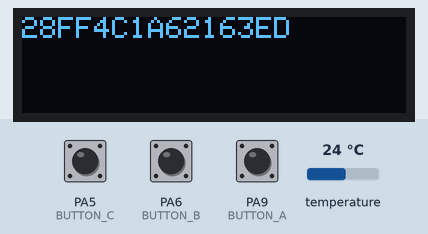
The sketch below on a simulated STM32 Blue Pill. On the bench: 128×32 one-colour display. The test bench sets the inputs (shaded band); at power-on: temperature 24 °C, PA5 (BUTTON_C) HIGH, PA6 (BUTTON_B) HIGH, PA9 (BUTTON_A) HIGH. The display library's start-up logo is not drawn; what the sketch prints to the serial monitor is not drawn.

Above: at 2.1 s.
At 4.9 s:
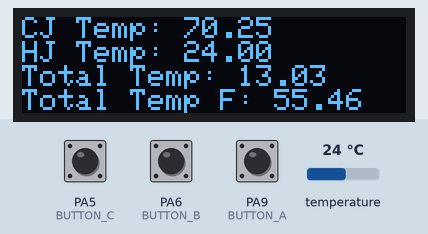
5.0 s: temperature set to 28 °C
At 7.2 s:
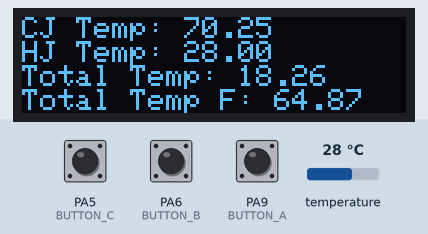
8.0 s: PA5 (BUTTON_C) pulled LOW for 2.55 s
At 12.1 s:
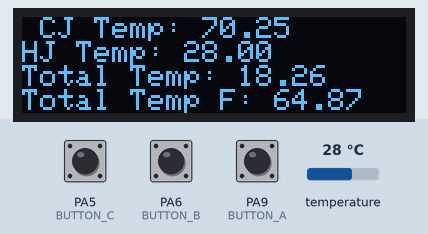
14.7 s: PA6 (BUTTON_B) pulled LOW for 2.55 s
21.3 s: PA9 (BUTTON_A) pulled LOW for 2.55 s
28.0 s: temperature set to 7 °C
At 31.9 s:
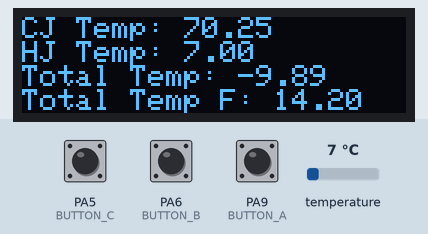
32.4 s: temperature set to 10 °C
At 36.8 s:
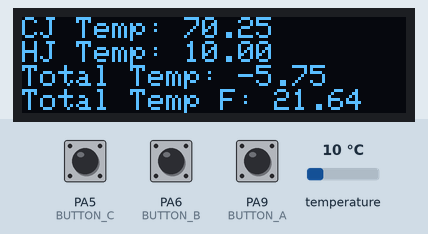
Timing chart, 0 to 37.9 s (numbered marks = the images above; inputs shaded):
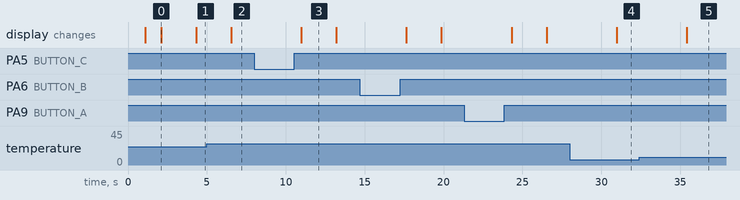

Measured:
- after the input at 5.0 s, the display: changes after 1.5 s (image 2)
- after the input at 8.0 s, the display: changes after 3.0 s (image 3)
- after the input at 28.0 s, the display: changes after 3.0 s (image 4)
- after the input at 32.4 s, the display: changes after 3.0 s (image 5)
- what the display in image 0 shows lasts 2.2 s, from 2.1 s to 4.3 s

The sketch:

Thermocouple_reader.ino
```cpp
#include <SPI.h>
#include <Wire.h>
#include <Adafruit_GFX.h>
#include <Adafruit_SSD1306.h>
#include <OneWire.h>

Adafruit_SSD1306 display = Adafruit_SSD1306();
OneWire maxim1(19); // 5th pin from the top left down
byte addr[]={0,0,0,0,0,0,0,0}; // the address of the 1wire device
byte present = 0; // whether a device exists ( is address worth checking)
volatile uint8_t i2c_regs[] =
{
  0xfa,  // 00- arrays are 0 indexed
  0x21,  // 01- bit 5 indicates a device is present, bit one is the address CRC check
  0x02,  // 02- address family code (LSb)
  0x01,  // 03- address 48-bit serial number
  0x01,  // 04- address 48-bit serial number
  0x01,  // 05- address 48-bit serial number
  0x01,  // 06- address 48-bit serial number
  0x01,  // 07- address 48-bit serial number
  0x01,  // 08- address 48-bit serial number
  0x01,  // 09- address 8-bit CRC (MSb)
  0x01,  // 10- local comp of address CRC
  0x01,  // 11- scratchpad cold-junct-comp thermo T lsb  byte0
  0x01,  // 12- scratchpad
  0x01,  // 13- scratchpad
  0x01,  // 14- scratchpad
  0x01,  // 15- scratchpad config register
  0x01,  // 16- scratchpad ffh
  0x01,  // 17- scratchpad ffh
  0x01,  // 18- scratchpad ffh
  0x01,  // 19- scratchpad CRC
  0x01,  // 20- local comp of scratchpad CRC
  0x01,  // 21- CJC THERMO T byte1, divisor 16
  0x01,  // 22- CJC THERMO T byte2
  0x01,  // 23- CJ Temp byte1  divisor 256
  0x01,  // 24- CJ Temp byte2
  0x01,  // 25- corrected Temp byte 1, divisor 16
  0x01,  // 26- corrected temp byte 2
  0x01,  // 27- setpoint byte 1, divisor 16
  0x90,   // 28- setpoint byte 2
  0x01
}; // not sure if those hex numbers mean anything
const byte reg_size = sizeof(i2c_regs);
const float coeffmVperC[] = {0E0, 0.387481063640E-1, 0.332922278800E-4, 0.206182434040E-6 , -0.21882256846E-8, 0.109968809280E-10, -0.30815758720E-13, 0.454791352900E-16, -0.27512901673E-19};
const float coeffCpermV[] = {0E0, 2.592800E1, -7.602961E-1, 4.637791E-2, -2.165394E-3, 6.048144E-5, -7.293422E-7, 0E0};
uint16_t cjTemp, hjTemp;
float cjTemp_fl, hjTemp_fl,totTemp_fl,cjmV, hjmV,totmV;

#if defined(ESP8266)
  #define BUTTON_A 0
  #define BUTTON_B 16
  #define BUTTON_C 2
  #define LED      0
#elif defined(ESP32)
  #define BUTTON_A 15
  #define BUTTON_B 32
  #define BUTTON_C 14
  #define LED      13
#elif defined(ARDUINO_STM32F2_FEATHER)
  #define BUTTON_A PA15
  #define BUTTON_B PC7
  #define BUTTON_C PC5
  #define LED PB5
#elif defined(TEENSYDUINO)
  #define BUTTON_A 4
  #define BUTTON_B 3
  #define BUTTON_C 8
  #define LED 13
#elif defined(ARDUINO_FEATHER52)
  #define BUTTON_A 31
  #define BUTTON_B 30
  #define BUTTON_C 27
  #define LED 17
#else // 32u4, M0, and 328p
  #define BUTTON_A 9
  #define BUTTON_B 6
  #define BUTTON_C 5
  #define LED      13
#endif

#if (SSD1306_LCDHEIGHT != 32)
 #error("Height incorrect, please fix Adafruit_SSD1306.h!");
#endif

void setup() {
  Serial.begin(9600);
  //while(!Serial);

  Serial.println("OLED FeatherWing test");
  // by default, we'll generate the high voltage from the 3.3v line internally! (neat!)
  display.begin(SSD1306_SWITCHCAPVCC, 0x3C);  // initialize with the I2C addr 0x3C (for the 128x32)
  // init done
  Serial.println("OLED begun");

  // initialize the one wire interface on pin 18 (A0)
  if ( !maxim1.search(addr)) {
    maxim1.reset_search();
    delay(250);
    return;
  }
  present = maxim1.reset();
  i2c_regs[10] = OneWire::crc8( addr, 7);


  // Show image buffer on the display hardware.
  // Since the buffer is intialized with an Adafruit splashscreen
  // internally, this will display the splashscreen.
  display.display();
  delay(1000);
  display.setRotation(2);
  // Clear the buffer.
  display.clearDisplay();
  display.display();
  display.invertDisplay(0);
  Serial.println("IO test");

  pinMode(BUTTON_A, INPUT_PULLUP);
  pinMode(BUTTON_B, INPUT_PULLUP);
  pinMode(BUTTON_C, INPUT_PULLUP);
  // text display tests
  display.setTextSize(1);
  display.setTextColor(WHITE);
  display.setCursor(0,0);
  display.print("IO test");
  display.display(); // actually display all of the above
  delay(1000);
  display.clearDisplay();
  display.setCursor(0,0);
  display.print(addr[0],HEX);
  display.print(addr[1],HEX);
  display.print(addr[2],HEX);
  display.print(addr[3],HEX);
  display.print(addr[4],HEX);
  display.print(addr[5],HEX);
  display.print(addr[6],HEX);
  display.print(addr[7],HEX);
  display.setCursor(0,0);
  display.display();
}


void loop() {
  //Serial.println("Enter Loop");
  if (! digitalRead(BUTTON_A)) display.print("A");
  if (! digitalRead(BUTTON_B)) display.print("B");
  if (! digitalRead(BUTTON_C)) display.print("C");
  delay(100);
  //yield();
  //display.display();
  //display.clearDisplay();

  //Serial.println("1");
  convertT();
  //Serial.println("2");
  delay(1000);
  //Serial.println("3");
  readScratchpad();
  //Serial.println("4");
  delay(1000);
  //Serial.println("5");
  datatoTemps();
  //Serial.println("6");


  display.clearDisplay();
  display.print("CJ Temp: ");
  display.print(cjTemp_fl);
  display.print("\nHJ Temp: ");
  display.print(hjTemp_fl);
  display.print("\nTotal Temp: ");
  display.print(totTemp_fl);
  display.print("\nTotal Temp F: ");
  display.print(totTemp_fl*9.0/5.0+32.0);
  display.setCursor(0,0);
  display.display();


}


// FUNCTIONS FOR ONE WIRE INTERACTION
void convertT()
// this function tells a maxim 31850 chip at address (addr) to take a T measurement
{
  //Serial.println("convertT() enter");
  maxim1.reset();
  maxim1.select(addr);
  maxim1.write(0x44, 1); // tells chip to start conversion
  delay(100);
  //Serial.println("convertT() exit");
}

void readScratchpad()
//
{
  //Serial.println("readScratchpad() enter");
  present = maxim1.reset();
  maxim1.select(addr);
  maxim1.write(0xBE);         // Read Scratchpad

  //display.clearDisplay();

  int i;
  //noInterrupts();
  for ( i = 0; i < 9; i++) {           // we need 9 bytes
    i2c_regs[i+11] = maxim1.read();
    Serial.println(i2c_regs[i+11],HEX);
    //display.print("\nTotal Temp: ");
  }
  //display.setCursor(0,0);
  //display.display();
  //interrupts();
  Serial.println("readScratchpad() exit");
}

void datatoTemps()
{
  Serial.println("datatoTemps() enter");
  //int i;
  //for ( i = 11; i < 20; i++) {
  //  //Serial.print(addr[i], HEX);
  //  //Serial.print(" ");
  //  i2c_regs[i] = data[i - 11];
  //}
  uint16_t reg1,reg2;
  reg1 = i2c_regs[14];
  reg2 = i2c_regs[13];
  cjTemp = (((reg1<<8)&0xFF00)|((reg2)&0x00F0));

  reg1 = i2c_regs[12];
  reg2 = i2c_regs[11];
  hjTemp = (((reg1<<8) & 0xFF00) | ((reg2) & 0x00FC));

  cjTemp_fl = ((float)cjTemp)/256.0;
  hjTemp_fl = ((float)hjTemp)/16.0;

  hjmV = (hjTemp_fl-cjTemp_fl)*.05218;
  cjmV = 0.0;
  cjmV += coeffmVperC[1]*cjTemp_fl;
  cjmV += coeffmVperC[2]*cjTemp_fl*cjTemp_fl;
  cjmV += coeffmVperC[3]*cjTemp_fl*cjTemp_fl*cjTemp_fl;
  cjmV += coeffmVperC[4]*cjTemp_fl*cjTemp_fl*cjTemp_fl*cjTemp_fl;
  cjmV += coeffmVperC[5]*cjTemp_fl*cjTemp_fl*cjTemp_fl*cjTemp_fl*cjTemp_fl;
  totmV = cjmV + hjmV;
  totTemp_fl = 0.0;
  totTemp_fl += coeffCpermV[1]*totmV;
  totTemp_fl += coeffCpermV[2]*totmV*totmV;
  totTemp_fl += coeffCpermV[3]*totmV*totmV*totmV;
  totTemp_fl += coeffCpermV[4]*totmV*totmV*totmV*totmV;
  totTemp_fl += coeffCpermV[5]*totmV*totmV*totmV*totmV*totmV;
  //totTemp = (uint16_t)(totTemp_fl*16.0);
  //inputT = totTemp_fl;

  Serial.println("datatoTemps() exit");
}
```
